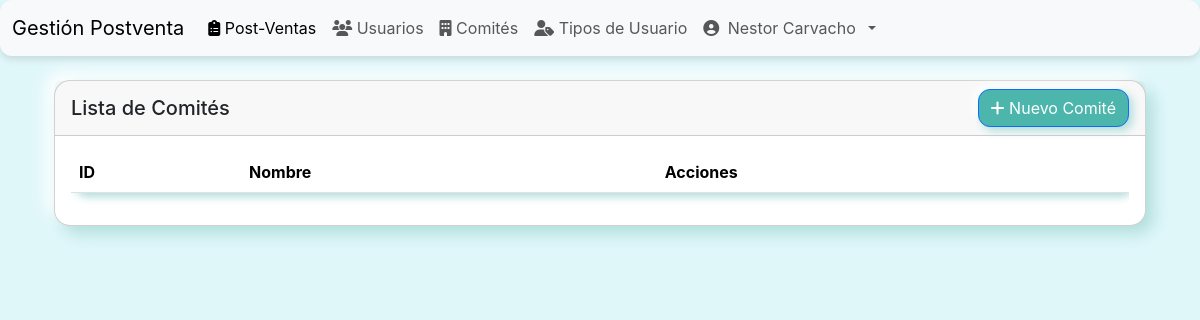
Before: /comites/ (signed in) with the older database file.
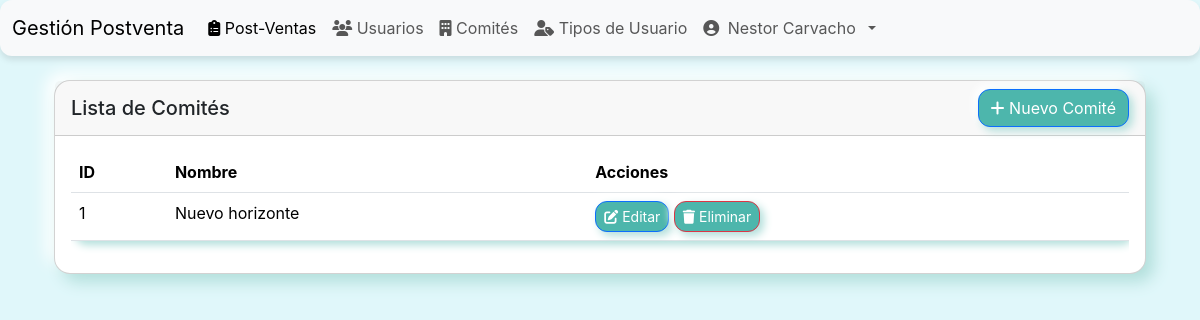
After: the same page with the newer database file.
### postventa/models.py (models this page shows, shortened)
class Comite(models.Model):
    nombre = models.CharField(max_length=255, unique=True)

### postventa/views.py (the view)
# urls.py: path('comites/', ComiteListView.as_view(), name='comite_list'),
@method_decorator(login_required, name='dispatch')
class ComiteListView(PermissionMixin, ListView):
    model = Comite
    template_name = 'postventa/comite_list.html'
    context_object_name = 'comites'
    required_permission = 'puede_gestionar_comites'

### postventa/views.py (called while the page is built, shortened)
    def test_func(self):
        user = self.request.user
        if not user.is_authenticated:
            return False
        if user.is_superuser or user.is_staff:
            return True

### postventa/templates/postventa/comite_list.html
{% extends 'base.html' %}
{% block content %}
<div class="container-fluid mt-4">
    <div class="row">
        <div class="col-12">
            <div class="card">
                <div class="card-header d-flex justify-content-between align-items-center">
                    <h5 class="mb-0">Lista de Comités</h5>
                    <a href="{% url 'postventa:comite_create' %}" class="btn btn-primary">
                        <i class="fas fa-plus"></i> Nuevo Comité
                    </a>
                </div>
                <div class="card-body">
                    <div class="table-responsive">
                        <table class="table table-hover" id="comitesTable">
                            <thead>
                                <tr>
                                    <th>ID</th>
                                    <th>Nombre</th>
                                    <th>Acciones</th>
                                </tr>
                            </thead>
                            <tbody>
                                {% for comite in comites %}
                                <tr>
                                    <td>{{ comite.id }}</td>
                                    <td>{{ comite.nombre }}</td>
                                    <td>
                                        <a href="{% url 'postventa:comite_update' comite.id %}" class="btn btn-sm btn-outline-primary">
                                            <i class="fas fa-edit"></i> Editar
                                        </a>
                                        <a href="{% url 'postventa:comite_delete' comite.id %}" class="btn btn-sm btn-outline-danger">
                                            <i class="fas fa-trash"></i> Eliminar
                                        </a>
                                    </td>
                                </tr>
                                {% endfor %}
                            </tbody>
                        </table>
                    </div>
                </div>
            </div>
        </div>
    </div>
</div>
{% endblock %}

Changed rows visible on the page:
added Comite: id "1", nombre "Nuevo horizonte"
